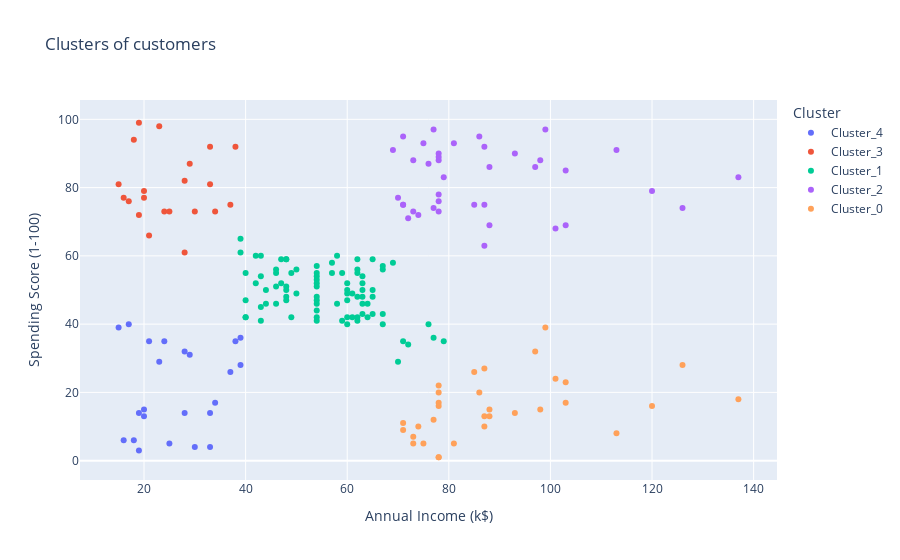

Notebook code for this chart:
### Code cell
hc: AgglomerativeClustering = AgglomerativeClustering(n_clusters=5, linkage='ward')

df['Cluster'] = hc.fit_predict(X)
df['Cluster'] = 'Cluster_' + df['Cluster'].astype(str)

fig = px.scatter(df, x='Annual Income (k$)', y='Spending Score (1-100)', color='Cluster', title='Clusters of customers')
fig.show()

### Figure 1 — Plotly figure (JSON) as saved in the notebook; plotly's stock layout.template omitted (floating-point values rounded to 4 significant figures)
{"data": [{"hovertemplate": "Cluster=Cluster_4<br>Annual Income (k$)=%{x}<br>Spending Score (1-100)=%{y}<extra></extra>", "legendgroup": "Cluster_4", "marker": {"color": "#636efa", "symbol": "circle"}, "mode": "markers", "name": "Cluster_4", "orientation": "v", "showlegend": true, "type": "scatter", "x": [15, 16, 17, 18, 19, 19, 20, 20, 21, 23, 24, 25, 28, 28, 29, 30, 33, 33, 34, 37, 38, 39, 39], "xaxis": "x", "y": [39, 6, 40, 6, 3, 14, 15, 13, 35, 29, 35, 5, 14, 32, 31, 4, 4, 14, 17, 26, 35, 36, 28], "yaxis": "y"}, {"hovertemplate": "Cluster=Cluster_3<br>Annual Income (k$)=%{x}<br>Spending Score (1-100)=%{y}<extra></extra>", "legendgroup": "Cluster_3", "marker": {"color": "#EF553B", "symbol": "circle"}, "mode": "markers", "name": "Cluster_3", "orientation": "v", "showlegend": true, "type": "scatter", "x": [15, 16, 17, 18, 19, 19, 20, 20, 21, 23, 24, 25, 28, 28, 29, 30, 33, 33, 34, 37, 38], "xaxis": "x", "y": [81, 77, 76, 94, 72, 99, 77, 79, 66, 98, 73, 73, 82, 61, 87, 73, 92, 81, 73, 75, 92], "yaxis": "y"}, {"hovertemplate": "Cluster=Cluster_1<br>Annual Income (k$)=%{x}<br>Spending Score (1-100)=%{y}<extra></extra>", "legendgroup": "Cluster_1", "marker": {"color": "#00cc96", "symbol": "circle"}, "mode": "markers", "name": "Cluster_1", "orientation": "v", "showlegend": true, "type": "scatter", "x": [39, 39, 40, 40, 40, 40, 42, 42, 43, 43, 43, 43, 44, 44, 46, 46, 46, 46, 47, 47, 48, 48, 48, 48, 48, 48, 49, 49, 50, 50, 54, 54, 54, 54, 54, 54, 54, 54, 54, 54, 54, 54, 57, 57, 58, 58, 59, 59, 60, 60, 60, 60, 60, 60, 61, 61, 62, 62, 62, 62, 62, 62, 63, 63, 63, 63, 63, 63, 64, 64, 65, 65, 65, 65, 67, 67, 67, 67, 69, 70, 71, 72, 76, 77, 79], "xaxis": "x", "y": [61, 65, 55, 47, 42, 42, 52, 60, 54, 60, 45, 41, 50, 46, 51, 46, 56, 55, 52, 59, 51, 59, 50, 48, 59, 47, 55, 42, 49, 56, 47, 54, 53, 48, 52, 42, 51, 55, 41, 44, 57, 46, 58, 55, 60, 46, 55, 41, 49, 40, 42, 52, 47, 50, 42, 49, 41, 48, 59, 55, 56, 42, 50, 46, 43, 48, 52, 54, 42, 46, 48, 50, 43, 59, 43, 57, 56, 40, 58, 29, 35, 34, 40, 36, 35], "yaxis": "y"}, {"hovertemplate": "Cluster=Cluster_2<br>Annual Income (k$)=%{x}<br>Spending Score (1-100)=%{y}<extra></extra>", "legendgroup": "Cluster_2", "marker": {"color": "#ab63fa", "symbol": "circle"}, "mode": "markers", "name": "Cluster_2", "orientation": "v", "showlegend": true, "type": "scatter", "x": [69, 70, 71, 71, 71, 72, 73, 73, 74, 75, 76, 77, 77, 78, 78, 78, 78, 78, 78, 79, 81, 85, 86, 87, 87, 87, 88, 88, 93, 97, 98, 99, 101, 103, 103, 113, 120, 126, 137], "xaxis": "x", "y": [91, 77, 95, 75, 75, 71, 88, 73, 72, 93, 87, 97, 74, 90, 88, 76, 89, 78, 73, 83, 93, 75, 95, 63, 75, 92, 86, 69, 90, 86, 88, 97, 68, 85, 69, 91, 79, 74, 83], "yaxis": "y"}, {"hovertemplate": "Cluster=Cluster_0<br>Annual Income (k$)=%{x}<br>Spending Score (1-100)=%{y}<extra></extra>", "legendgroup": "Cluster_0", "marker": {"color": "#FFA15A", "symbol": "circle"}, "mode": "markers", "name": "Cluster_0", "orientation": "v", "showlegend": true, "type": "scatter", "x": [71, 71, 73, 73, 74, 75, 77, 78, 78, 78, 78, 78, 78, 81, 85, 86, 87, 87, 87, 88, 88, 93, 97, 98, 99, 101, 103, 103, 113, 120, 126, 137], "xaxis": "x", "y": [11, 9, 5, 7, 10, 5, 12, 22, 17, 20, 16, 1, 1, 5, 26, 20, 27, 13, 10, 13, 15, 14, 32, 15, 39, 24, 17, 23, 8, 16, 28, 18], "yaxis": "y"}], "layout": {"legend": {"title": {"text": "Cluster"}, "tracegroupgap": 0}, "title": {"text": "Clusters of customers"}, "xaxis": {"anchor": "y", "domain": [0, 1], "title": {"text": "Annual Income (k$)"}}, "yaxis": {"anchor": "x", "domain": [0, 1], "title": {"text": "Spending Score (1-100)"}}}}
